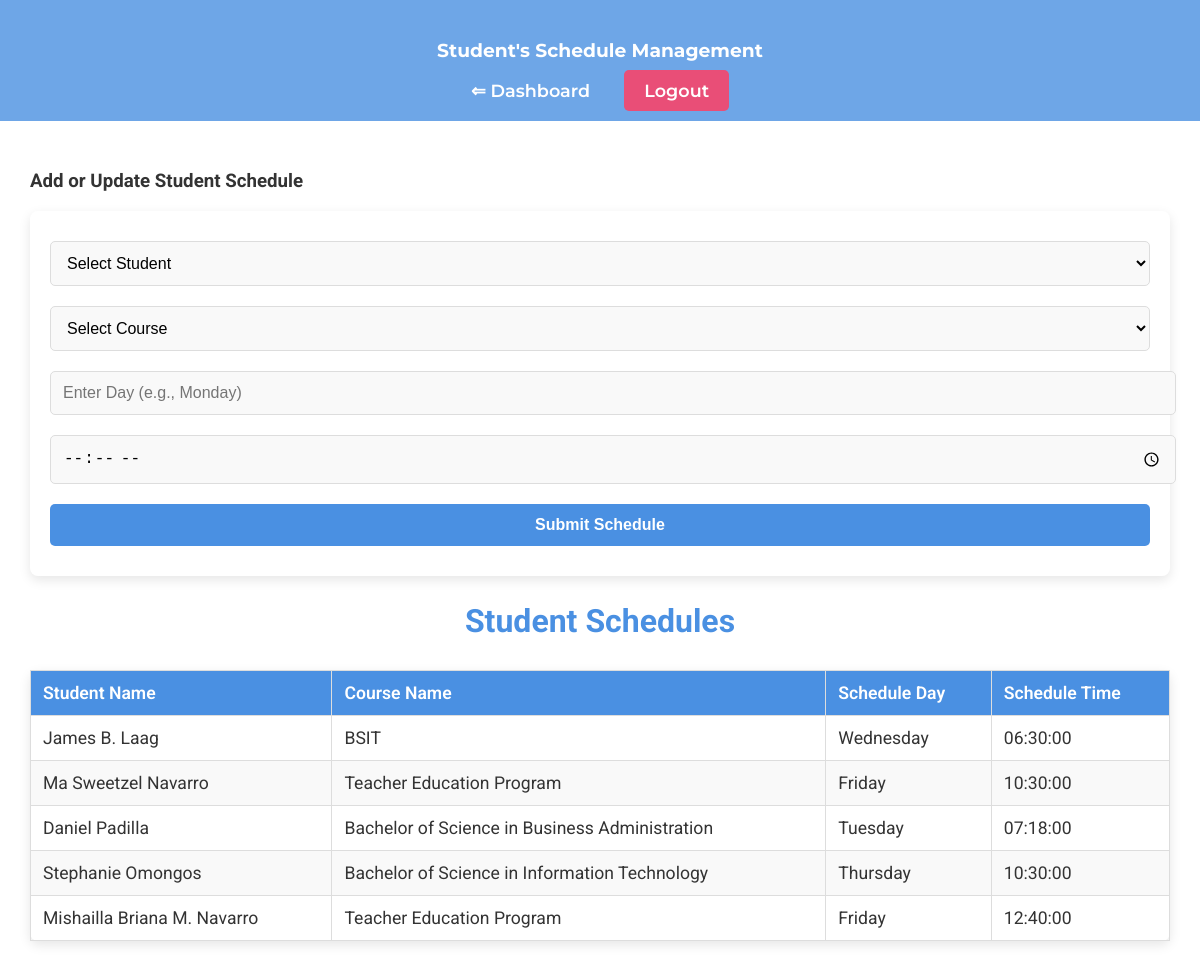
/student_schedule.php (signed in), run on the app's committed database.
### tables this page shows
CREATE TABLE `schedules` (
  `id` int(11) NOT NULL,
  `student_id` int(11) DEFAULT NULL,
  `course_id` int(11) DEFAULT NULL,
  `schedule_day` varchar(20) DEFAULT NULL,
  `schedule_time` time DEFAULT NULL
);

CREATE TABLE `students` (
  `id` int(11) NOT NULL,
  `name` varchar(100) DEFAULT NULL,
  `email` varchar(100) DEFAULT NULL,
  `phone` varchar(15) DEFAULT NULL
);

CREATE TABLE `courses` (
  `id` int(11) NOT NULL,
  `course_name` varchar(255) NOT NULL,
  `course_code` varchar(50) NOT NULL
);

### student_schedule.php (the view, shortened to what this page needs)
<?php
include('db_connection.php');
$schedule_query = "SELECT s.name AS student_name, c.course_name, sc.schedule_day, sc.schedule_time
                   FROM schedules sc
                   JOIN students s ON sc.student_id = s.id
                   JOIN courses c ON sc.course_id = c.id";
$schedule_result = mysqli_query($conn, $schedule_query);
?>
<!DOCTYPE html>
<html lang="en">
<head>
</head>
<body>
    <header>
        <h3>Student's Schedule Management</h3>
        <nav>
            <a href="dashboard.php">⇐ Dashboard</a>
            <a class="logout" href="logout.php">Logout</a>
        </nav>
    </header>
    <div class="container">
        <h3>Add or Update Student Schedule</h3>
        <form method="POST" action="">
            <select name="student_id" required>
                <option value="">Select Student</option>
            </select>
            <select name="course_id" required>
                <option value="">Select Course</option>
            </select>
            <input type="text" name="schedule_day" placeholder="Enter Day (e.g., Monday)" required>
            <input type="time" name="schedule_time" required>
            <button type="submit" name="submit_schedule">Submit Schedule</button>
        </form>
        <h2>Student Schedules</h2>
        <table>
            <thead>
                <tr>
                    <th>Student Name</th>
                    <th>Course Name</th>
                    <th>Schedule Day</th>
                    <th>Schedule Time</th>
                </tr>
            </thead>
            <tbody>
                <?php while ($schedule = mysqli_fetch_assoc($schedule_result)): ?>
                    <tr>
                        <td><?php echo $schedule['student_name']; ?></td>
                        <td><?php echo $schedule['course_name']; ?></td>
                        <td><?php echo $schedule['schedule_day']; ?></td>
                        <td><?php echo $schedule['schedule_time']; ?></td>
                    </tr>
                <?php endwhile; ?>
            </tbody>
        </table>
    </div>
</body>
</html>

### student_schedule.php (style rules this page uses)
body { font-family: 'Roboto', sans-serif; margin: 0; padding: 0; color: #333; background: url('https://a.rgbimg.com/users/e/er/ervinbacik/600/meKUFHa.jpg') no-repeat center center fixed; background-size: cover; height: 100vh; }
header { background: rgba(74, 144, 226, 0.8); color: white; padding: 20px; text-align: center; font-family: 'Montserrat', sans-serif; }
nav a { color: white; text-decoration: none; margin: 0 15px; font-weight: 600; font-size: 1.1rem; }
.container { padding: 30px; max-width: 1200px; margin: 0 auto; background: rgba(255, 255, 255, 0.8); border-radius: 8px; }
h2 { text-align: center; font-size: 2rem; margin-bottom: 20px; color: #4A90E2; }
form { background: #fff; padding: 20px; border-radius: 8px; box-shadow: 0 4px 12px rgba(0, 0, 0, 0.1); }
input, select, button { width: 100%; padding: 12px; margin: 10px 0; border-radius: 5px; font-size: 1rem; border: 1px solid #ddd; }
input[type="text"], input[type="time"] { background-color: #f9f9f9; }
select { background-color: #f9f9f9; }
button { background-color: #4A90E2; color: white; border: none; cursor: pointer; font-weight: 600; }
table { width: 100%; border-collapse: collapse; margin-top: 30px; background: #fff; box-shadow: 0 4px 12px rgba(0, 0, 0, 0.1); border-radius: 8px; }
th, td { padding: 12px; border: 1px solid #ddd; text-align: left; font-size: 1.1rem; }
th { background-color: #4A90E2; color: white; font-weight: 600; }
tr:nth-child(even) { background-color: #f9f9f9; }
.logout { padding: 10px 20px; background: #E94E77; color: white; text-decoration: none; border-radius: 5px; font-weight: 600; }

### data on the page
schedules: student.name "James B. Laag", course.course_name "BSIT", schedule_day "Wednesday", schedule_time "06:30:00"
schedules: student.name "Ma Sweetzel Navarro", course.course_name "Teacher Education Program", schedule_day "Friday", schedule_time "10:30:00"
schedules: student.name "Daniel Padilla", course.course_name "Bachelor of Science in Business Administration", schedule_day "Tuesday", schedule_time "07:18:00"
schedules: student.name "Stephanie Omongos", course.course_name "Bachelor of Science in Information Technology", schedule_day "Thursday", schedule_time "10:30:00"
schedules: student.name "Mishailla Briana M. Navarro", course.course_name "Teacher Education Program", schedule_day "Friday", schedule_time "12:40:00"
